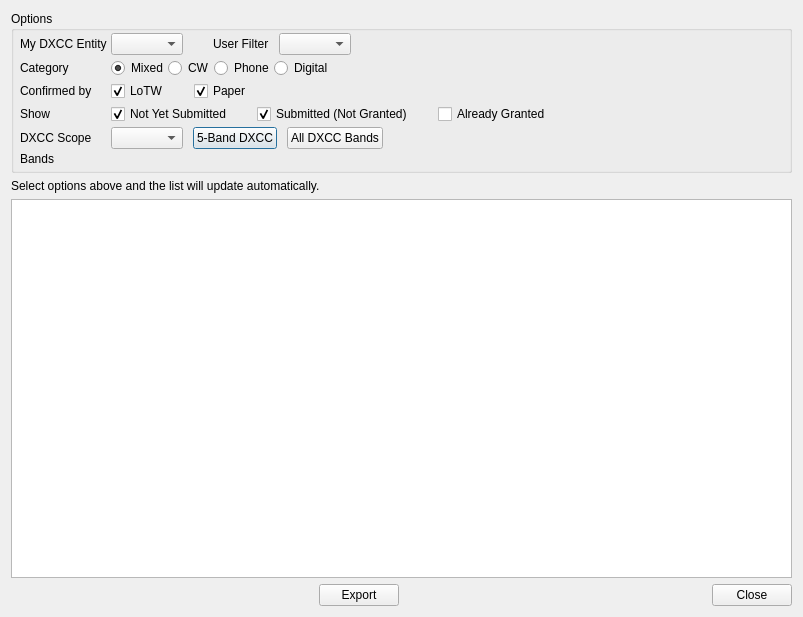
<?xml version="1.0" encoding="UTF-8"?>
<ui version="4.0">
 <class>DXCCSubmissionDialog</class>
 <widget class="QDialog" name="DXCCSubmissionDialog">
  <property name="geometry">
   <rect>
    <x>0</x>
    <y>0</y>
    <width>803</width>
    <height>617</height>
   </rect>
  </property>
  <property name="windowTitle">
   <string>DXCC Submission List</string>
  </property>
  <layout class="QVBoxLayout" name="verticalLayout">
   <item>
    <widget class="QGroupBox" name="optionsGroupBox">
     <property name="title">
      <string>Options</string>
     </property>
     <layout class="QFormLayout" name="optionsFormLayout">
      <property name="horizontalSpacing">
       <number>4</number>
      </property>
      <property name="verticalSpacing">
       <number>3</number>
      </property>
      <property name="leftMargin">
       <number>6</number>
      </property>
      <property name="topMargin">
       <number>2</number>
      </property>
      <property name="rightMargin">
       <number>6</number>
      </property>
      <property name="bottomMargin">
       <number>4</number>
      </property>
      <item row="0" column="0">
       <widget class="QLabel" name="myEntityLabel">
        <property name="text">
         <string>My DXCC Entity</string>
        </property>
       </widget>
      </item>
      <item row="0" column="1">
       <layout class="QHBoxLayout" name="entityFilterLayout">
        <item>
         <widget class="QComboBox" name="myEntityComboBox">
          <property name="sizePolicy">
           <sizepolicy hsizetype="Maximum" vsizetype="Fixed">
            <horstretch>0</horstretch>
            <verstretch>0</verstretch>
           </sizepolicy>
          </property>
         </widget>
        </item>
        <item>
         <spacer name="hSpacer1">
          <property name="orientation">
           <enum>Qt::Horizontal</enum>
          </property>
          <property name="sizeType">
           <enum>QSizePolicy::Maximum</enum>
          </property>
          <property name="sizeHint" stdset="0">
           <size>
            <width>30</width>
            <height>20</height>
           </size>
          </property>
         </spacer>
        </item>
        <item>
         <widget class="QLabel" name="userFilterLabel">
          <property name="text">
           <string>User Filter</string>
          </property>
         </widget>
        </item>
        <item>
         <spacer name="hSpacer2">
          <property name="orientation">
           <enum>Qt::Horizontal</enum>
          </property>
          <property name="sizeType">
           <enum>QSizePolicy::Maximum</enum>
          </property>
          <property name="sizeHint" stdset="0">
           <size>
            <width>10</width>
            <height>20</height>
           </size>
          </property>
         </spacer>
        </item>
        <item>
         <widget class="QComboBox" name="userFilterComboBox">
          <property name="sizePolicy">
           <sizepolicy hsizetype="Maximum" vsizetype="Fixed">
            <horstretch>0</horstretch>
            <verstretch>0</verstretch>
           </sizepolicy>
          </property>
         </widget>
        </item>
        <item>
         <spacer name="hSpacer3">
          <property name="orientation">
           <enum>Qt::Horizontal</enum>
          </property>
          <property name="sizeHint" stdset="0">
           <size>
            <width>40</width>
            <height>20</height>
           </size>
          </property>
         </spacer>
        </item>
       </layout>
      </item>
      <item row="1" column="0">
       <widget class="QLabel" name="awardCategoryLabel">
        <property name="text">
         <string>Category</string>
        </property>
       </widget>
      </item>
      <item row="1" column="1">
       <layout class="QHBoxLayout" name="awardCategoryLayout">
        <item>
         <widget class="QRadioButton" name="mixedRadioButton">
          <property name="text">
           <string>Mixed</string>
          </property>
          <property name="checked">
           <bool>true</bool>
          </property>
          <attribute name="buttonGroup">
           <string notr="true">buttonGroup</string>
          </attribute>
         </widget>
        </item>
        <item>
         <widget class="QRadioButton" name="cwRadioButton">
          <property name="text">
           <string>CW</string>
          </property>
          <attribute name="buttonGroup">
           <string notr="true">buttonGroup</string>
          </attribute>
         </widget>
        </item>
        <item>
         <widget class="QRadioButton" name="phoneRadioButton">
          <property name="text">
           <string>Phone</string>
          </property>
          <attribute name="buttonGroup">
           <string notr="true">buttonGroup</string>
          </attribute>
         </widget>
        </item>
        <item>
         <widget class="QRadioButton" name="digitalRadioButton">
          <property name="text">
           <string>Digital</string>
          </property>
          <attribute name="buttonGroup">
           <string notr="true">buttonGroup</string>
          </attribute>
         </widget>
        </item>
        <item>
         <spacer name="hSpacer4">
          <property name="orientation">
           <enum>Qt::Horizontal</enum>
          </property>
          <property name="sizeHint" stdset="0">
           <size>
            <width>40</width>
            <height>20</height>
           </size>
          </property>
         </spacer>
        </item>
       </layout>
      </item>
      <item row="2" column="0">
       <widget class="QLabel" name="confirmedByLabel">
        <property name="text">
         <string>Confirmed by</string>
        </property>
       </widget>
      </item>
      <item row="2" column="1">
       <layout class="QHBoxLayout" name="qslConfirmLayout">
        <property name="spacing">
         <number>25</number>
        </property>
        <item>
         <widget class="QCheckBox" name="lotwCheckBox">
          <property name="text">
           <string>LoTW</string>
          </property>
          <property name="checked">
           <bool>true</bool>
          </property>
         </widget>
        </item>
        <item>
         <widget class="QCheckBox" name="paperCheckBox">
          <property name="text">
           <string>Paper</string>
          </property>
          <property name="checked">
           <bool>true</bool>
          </property>
         </widget>
        </item>
        <item>
         <spacer name="hSpacer7">
          <property name="orientation">
           <enum>Qt::Horizontal</enum>
          </property>
          <property name="sizeHint" stdset="0">
           <size>
            <width>40</width>
            <height>20</height>
           </size>
          </property>
         </spacer>
        </item>
       </layout>
      </item>
      <item row="3" column="0">
       <widget class="QLabel" name="showStatusLabel">
        <property name="text">
         <string>Show</string>
        </property>
       </widget>
      </item>
      <item row="3" column="1">
       <layout class="QHBoxLayout" name="showStatusLayout">
        <property name="spacing">
         <number>25</number>
        </property>
        <item>
         <widget class="QCheckBox" name="showUnsubmittedCheckBox">
          <property name="text">
           <string>Not Yet Submitted</string>
          </property>
          <property name="checked">
           <bool>true</bool>
          </property>
         </widget>
        </item>
        <item>
         <widget class="QCheckBox" name="showSubmittedCheckBox">
          <property name="text">
           <string>Submitted (Not Granted)</string>
          </property>
          <property name="checked">
           <bool>true</bool>
          </property>
         </widget>
        </item>
        <item>
         <widget class="QCheckBox" name="showGrantedCheckBox">
          <property name="text">
           <string>Already Granted</string>
          </property>
          <property name="checked">
           <bool>false</bool>
          </property>
         </widget>
        </item>
        <item>
         <spacer name="hSpacer8">
          <property name="orientation">
           <enum>Qt::Horizontal</enum>
          </property>
          <property name="sizeHint" stdset="0">
           <size>
            <width>40</width>
            <height>20</height>
           </size>
          </property>
         </spacer>
        </item>
       </layout>
      </item>
      <item row="4" column="0">
       <widget class="QLabel" name="bandScopeLabel">
        <property name="text">
         <string>DXCC Scope</string>
        </property>
       </widget>
      </item>
      <item row="4" column="1">
       <layout class="QHBoxLayout" name="bandScopeLayout">
        <item>
         <widget class="QComboBox" name="bandScopeComboBox">
          <property name="sizePolicy">
           <sizepolicy hsizetype="Maximum" vsizetype="Fixed">
            <horstretch>0</horstretch>
            <verstretch>0</verstretch>
           </sizepolicy>
          </property>
         </widget>
        </item>
        <item>
         <spacer name="hSpacer5">
          <property name="orientation">
           <enum>Qt::Horizontal</enum>
          </property>
          <property name="sizeType">
           <enum>QSizePolicy::Maximum</enum>
          </property>
          <property name="sizeHint" stdset="0">
           <size>
            <width>10</width>
            <height>20</height>
           </size>
          </property>
         </spacer>
        </item>
        <item>
         <widget class="QPushButton" name="fiveBandButton">
          <property name="toolTip">
           <string>Select 5-Band DXCC preset bands (80/40/20/15/10m)</string>
          </property>
          <property name="text">
           <string>5-Band DXCC</string>
          </property>
         </widget>
        </item>
        <item>
         <spacer name="horizontalSpacer">
          <property name="orientation">
           <enum>Qt::Horizontal</enum>
          </property>
          <property name="sizeType">
           <enum>QSizePolicy::Maximum</enum>
          </property>
          <property name="sizeHint" stdset="0">
           <size>
            <width>10</width>
            <height>10</height>
           </size>
          </property>
         </spacer>
        </item>
        <item>
         <widget class="QPushButton" name="allBandsButton">
          <property name="toolTip">
           <string>Select all DXCC-eligible bands</string>
          </property>
          <property name="text">
           <string>All DXCC Bands</string>
          </property>
         </widget>
        </item>
        <item>
         <spacer name="hSpacer6">
          <property name="orientation">
           <enum>Qt::Horizontal</enum>
          </property>
          <property name="sizeHint" stdset="0">
           <size>
            <width>40</width>
            <height>20</height>
           </size>
          </property>
         </spacer>
        </item>
       </layout>
      </item>
      <item row="5" column="0">
       <widget class="QLabel" name="bandsLabel">
        <property name="text">
         <string>Bands</string>
        </property>
       </widget>
      </item>
      <item row="5" column="1">
       <layout class="QGridLayout" name="bandGroup"/>
      </item>
     </layout>
    </widget>
   </item>
   <item>
    <widget class="QLabel" name="statusLabel">
     <property name="text">
      <string>Select options above and the list will update automatically.</string>
     </property>
     <property name="alignment">
      <set>Qt::AlignLeading|Qt::AlignLeft|Qt::AlignVCenter</set>
     </property>
    </widget>
   </item>
   <item>
    <widget class="QTableView" name="submissionTableView">
     <property name="focusPolicy">
      <enum>Qt::ClickFocus</enum>
     </property>
     <property name="editTriggers">
      <set>QAbstractItemView::NoEditTriggers</set>
     </property>
     <property name="alternatingRowColors">
      <bool>true</bool>
     </property>
     <property name="selectionMode">
      <enum>QAbstractItemView::NoSelection</enum>
     </property>
     <property name="verticalScrollMode">
      <enum>QAbstractItemView::ScrollPerPixel</enum>
     </property>
     <property name="horizontalScrollMode">
      <enum>QAbstractItemView::ScrollPerPixel</enum>
     </property>
     <attribute name="horizontalHeaderCascadingSectionResizes">
      <bool>true</bool>
     </attribute>
     <attribute name="horizontalHeaderStretchLastSection">
      <bool>true</bool>
     </attribute>
     <attribute name="verticalHeaderVisible">
      <bool>false</bool>
     </attribute>
     <attribute name="verticalHeaderMinimumSectionSize">
      <number>20</number>
     </attribute>
     <attribute name="verticalHeaderDefaultSectionSize">
      <number>20</number>
     </attribute>
     <attribute name="verticalHeaderHighlightSections">
      <bool>false</bool>
     </attribute>
    </widget>
   </item>
   <item>
    <layout class="QHBoxLayout" name="bottomLayout">
     <item>
      <spacer name="horizontalSpacer_2">
       <property name="orientation">
        <enum>Qt::Horizontal</enum>
       </property>
       <property name="sizeHint" stdset="0">
        <size>
         <width>40</width>
         <height>20</height>
        </size>
       </property>
      </spacer>
     </item>
     <item>
      <widget class="QPushButton" name="exportADIFButton">
       <property name="toolTip">
        <string>Export the contacts listed above to an ADIF file</string>
       </property>
       <property name="text">
        <string>Export</string>
       </property>
       <property name="icon">
        <iconset theme="document-save-as">
         <normaloff>.</normaloff>.</iconset>
       </property>
      </widget>
     </item>
     <item>
      <spacer name="bottomSpacer">
       <property name="orientation">
        <enum>Qt::Horizontal</enum>
       </property>
       <property name="sizeHint" stdset="0">
        <size>
         <width>40</width>
         <height>20</height>
        </size>
       </property>
      </spacer>
     </item>
     <item>
      <widget class="QDialogButtonBox" name="buttonBox">
       <property name="sizePolicy">
        <sizepolicy hsizetype="Maximum" vsizetype="Fixed">
         <horstretch>0</horstretch>
         <verstretch>0</verstretch>
        </sizepolicy>
       </property>
       <property name="orientation">
        <enum>Qt::Horizontal</enum>
       </property>
       <property name="standardButtons">
        <set>QDialogButtonBox::Close</set>
       </property>
      </widget>
     </item>
    </layout>
   </item>
  </layout>
 </widget>
 <resources/>
 <connections>
  <connection>
   <sender>buttonBox</sender>
   <signal>rejected()</signal>
   <receiver>DXCCSubmissionDialog</receiver>
   <slot>reject()</slot>
   <hints>
    <hint type="sourcelabel">
     <x>259</x>
     <y>738</y>
    </hint>
    <hint type="destinationlabel">
     <x>157</x>
     <y>274</y>
    </hint>
   </hints>
  </connection>
  <connection>
   <sender>myEntityComboBox</sender>
   <signal>currentIndexChanged(int)</signal>
   <receiver>DXCCSubmissionDialog</receiver>
   <slot>refreshTable()</slot>
   <hints>
    <hint type="sourcelabel">
     <x>177</x>
     <y>50</y>
    </hint>
    <hint type="destinationlabel">
     <x>549</x>
     <y>374</y>
    </hint>
   </hints>
  </connection>
  <connection>
   <sender>userFilterComboBox</sender>
   <signal>currentIndexChanged(int)</signal>
   <receiver>DXCCSubmissionDialog</receiver>
   <slot>refreshTable()</slot>
   <hints>
    <hint type="sourcelabel">
     <x>402</x>
     <y>50</y>
    </hint>
    <hint type="destinationlabel">
     <x>549</x>
     <y>374</y>
    </hint>
   </hints>
  </connection>
  <connection>
   <sender>bandScopeComboBox</sender>
   <signal>currentIndexChanged(int)</signal>
   <receiver>DXCCSubmissionDialog</receiver>
   <slot>onBandScopeChanged(int)</slot>
   <hints>
    <hint type="sourcelabel">
     <x>177</x>
     <y>176</y>
    </hint>
    <hint type="destinationlabel">
     <x>549</x>
     <y>374</y>
    </hint>
   </hints>
  </connection>
  <connection>
   <sender>lotwCheckBox</sender>
   <signal>stateChanged(int)</signal>
   <receiver>DXCCSubmissionDialog</receiver>
   <slot>refreshTable()</slot>
   <hints>
    <hint type="sourcelabel">
     <x>168</x>
     <y>113</y>
    </hint>
    <hint type="destinationlabel">
     <x>549</x>
     <y>374</y>
    </hint>
   </hints>
  </connection>
  <connection>
   <sender>paperCheckBox</sender>
   <signal>stateChanged(int)</signal>
   <receiver>DXCCSubmissionDialog</receiver>
   <slot>refreshTable()</slot>
   <hints>
    <hint type="sourcelabel">
     <x>241</x>
     <y>113</y>
    </hint>
    <hint type="destinationlabel">
     <x>549</x>
     <y>374</y>
    </hint>
   </hints>
  </connection>
  <connection>
   <sender>showUnsubmittedCheckBox</sender>
   <signal>stateChanged(int)</signal>
   <receiver>DXCCSubmissionDialog</receiver>
   <slot>refreshTable()</slot>
   <hints>
    <hint type="sourcelabel">
     <x>214</x>
     <y>144</y>
    </hint>
    <hint type="destinationlabel">
     <x>549</x>
     <y>374</y>
    </hint>
   </hints>
  </connection>
  <connection>
   <sender>showSubmittedCheckBox</sender>
   <signal>stateChanged(int)</signal>
   <receiver>DXCCSubmissionDialog</receiver>
   <slot>refreshTable()</slot>
   <hints>
    <hint type="sourcelabel">
     <x>401</x>
     <y>144</y>
    </hint>
    <hint type="destinationlabel">
     <x>549</x>
     <y>374</y>
    </hint>
   </hints>
  </connection>
  <connection>
   <sender>showGrantedCheckBox</sender>
   <signal>stateChanged(int)</signal>
   <receiver>DXCCSubmissionDialog</receiver>
   <slot>refreshTable()</slot>
   <hints>
    <hint type="sourcelabel">
     <x>580</x>
     <y>144</y>
    </hint>
    <hint type="destinationlabel">
     <x>549</x>
     <y>374</y>
    </hint>
   </hints>
  </connection>
  <connection>
   <sender>fiveBandButton</sender>
   <signal>clicked()</signal>
   <receiver>DXCCSubmissionDialog</receiver>
   <slot>onFiveBandClicked()</slot>
   <hints>
    <hint type="sourcelabel">
     <x>294</x>
     <y>176</y>
    </hint>
    <hint type="destinationlabel">
     <x>549</x>
     <y>374</y>
    </hint>
   </hints>
  </connection>
  <connection>
   <sender>allBandsButton</sender>
   <signal>clicked()</signal>
   <receiver>DXCCSubmissionDialog</receiver>
   <slot>onAllBandsClicked()</slot>
   <hints>
    <hint type="sourcelabel">
     <x>426</x>
     <y>176</y>
    </hint>
    <hint type="destinationlabel">
     <x>549</x>
     <y>374</y>
    </hint>
   </hints>
  </connection>
  <connection>
   <sender>exportADIFButton</sender>
   <signal>clicked()</signal>
   <receiver>DXCCSubmissionDialog</receiver>
   <slot>exportAsADIF()</slot>
   <hints>
    <hint type="sourcelabel">
     <x>76</x>
     <y>725</y>
    </hint>
    <hint type="destinationlabel">
     <x>549</x>
     <y>374</y>
    </hint>
   </hints>
  </connection>
 </connections>
 <slots>
  <slot>refreshTable()</slot>
  <slot>onBandScopeChanged(int)</slot>
  <slot>onFiveBandClicked()</slot>
  <slot>onAllBandsClicked()</slot>
  <slot>exportAsADIF()</slot>
 </slots>
 <buttongroups>
  <buttongroup name="buttonGroup"/>
 </buttongroups>
</ui>
